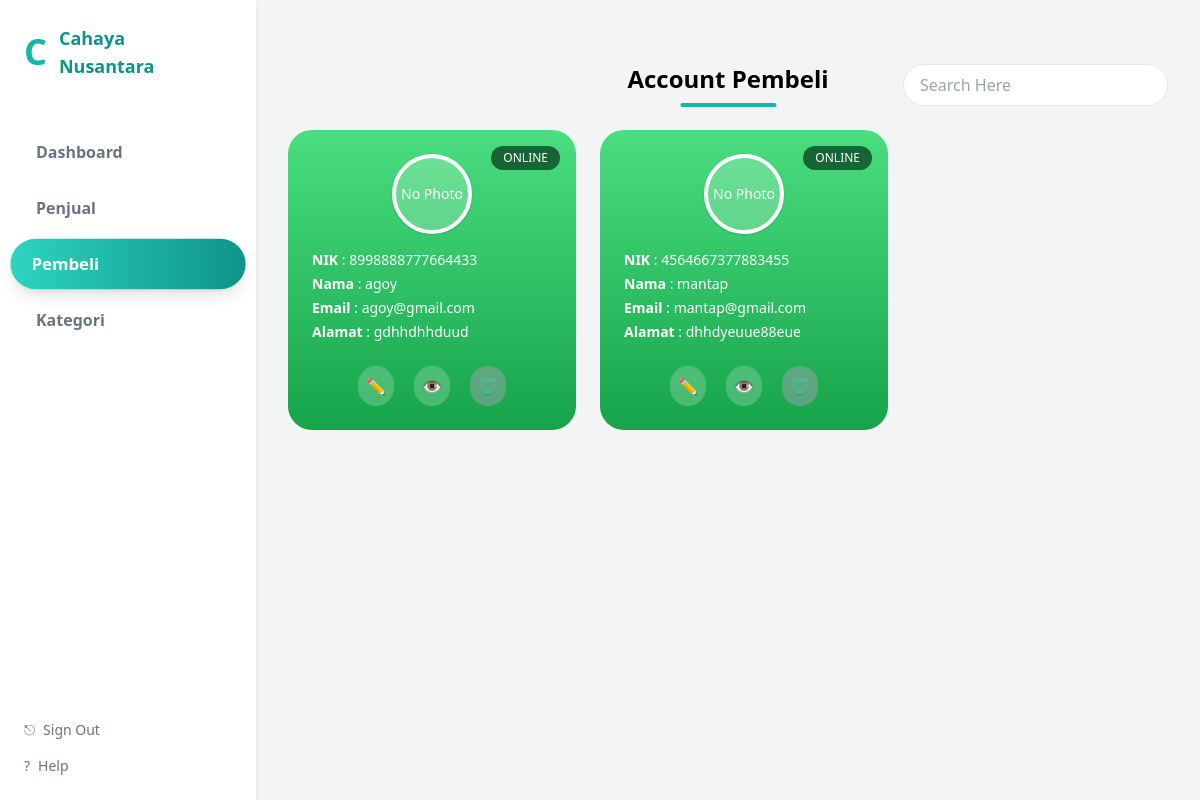
The app's page /super_admin/pembeli.php, older data.
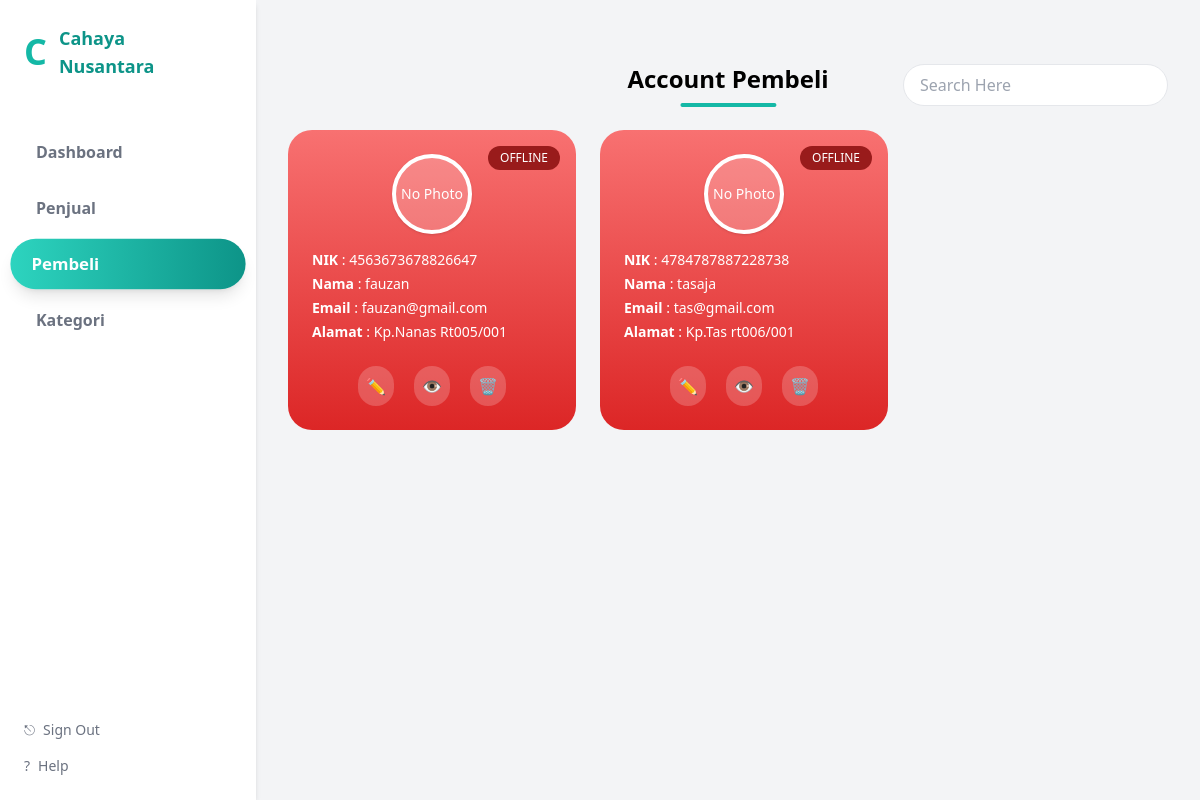
The same page, newer data.
### tables this page shows
CREATE TABLE `users` (
  `id` int NOT NULL,
  `role_id` int NOT NULL,
  `nik` char(16) NOT NULL,
  `nama` varchar(100) NOT NULL,
  `email` varchar(100) NOT NULL,
  `password` varchar(255) NOT NULL,
  `created_at` timestamp NOT NULL DEFAULT CURRENT_TIMESTAMP,
  `alamat` text,
  `foto` varchar(255) DEFAULT NULL,
  `reset_token` varchar(255) DEFAULT NULL,
  `reset_expired` datetime DEFAULT NULL,
  `status_login` enum('online','offline') DEFAULT 'offline'
);

### super_admin/pembeli.php (the view, shortened to what this page needs)
<?php
include '../config/koneksi.php';
$query = mysqli_query($conn, "
    SELECT *
    FROM users
    WHERE role_id = 3
");
?>
<!DOCTYPE html>
<html lang="id">
<head>
    <script src="https://cdn.tailwindcss.com"></script>
</head>
<body class="bg-gray-100 font-sans">
<div class="flex min-h-screen">
    <?php include '../layouts/sidebar.php'; ?>
    <main class="flex-1 p-8">
        <div class="relative flex items-center mb-6">
            <h1 class="absolute left-1/2 -translate-x-1/2 text-2xl font-semibold">
                Account Pembeli
                <span class="block w-24 h-1 bg-teal-500 mx-auto mt-2 rounded-full"></span>
            </h1>
            <div class="ml-auto flex items-center gap-4">
                <input
                    id="searchPembeli"
                    type="text"
                    placeholder="Search Here"
                    class="px-4 py-2 rounded-full border focus:outline-none">
            </div>
        </div>
        <div class="flex gap-6 flex-wrap">
            <?php while ($row = mysqli_fetch_assoc($query)) : ?>
                <?php
                $path_server = $_SERVER['DOCUMENT_ROOT'] . '/' . $row['foto'];
                $path_url    = '/' . $row['foto'];
                $ada_foto    = !empty($row['foto']) && file_exists($path_server);
                $bgCard = ($row['status_login'] === 'online')
                    ? 'bg-gradient-to-b from-green-400 to-green-600'
                    : 'bg-gradient-to-b from-red-400 to-red-600';
                $disableHapus = (
                    $row['status_login'] === 'online' ||
                    $row['id'] == $_SESSION['user_id']
                );
                ?>
                <div id="pembeli-<?= $row['id'] ?>"
                     class="pembeli-card relative w-72 rounded-3xl p-6 text-white <?= $bgCard ?>">
                    <span id="status-<?= $row['id'] ?>"
                          class="absolute top-4 right-4 text-xs px-3 py-1 rounded-full
                          <?= $row['status_login'] === 'online' ? 'bg-green-800' : 'bg-red-800' ?>">
                        <?= strtoupper($row['status_login']) ?>
                    </span>
                    <div class="flex justify-center mb-4">
                        <div class="w-20 h-20 rounded-full border-4 border-white shadow
                                    flex items-center justify-center bg-white/20 overflow-hidden">
                            <?php if ($ada_foto): ?>
                                <img src="<?= $path_url ?>" class="w-full h-full object-cover">
                            <?php else: ?>
                                <span class="text-sm">No Photo</span>
                            <?php endif; ?>
                        </div>
                    </div>
                    <div class="text-sm space-y-1">
                        <p><b>NIK</b> : <?= $row['nik'] ?></p>
                        <p><b>Nama</b> : <?= $row['nama'] ?></p>
                        <p><b>Email</b> : <?= $row['email'] ?></p>
                        <p><b>Alamat</b> : <?= $row['alamat'] ?: '-' ?></p>
                    </div>
                    <div class="flex justify-center gap-5 mt-6">
                        <a href="edit_pembeli.php?id=<?= $row['id'] ?>"
                           class="p-2 rounded-full bg-white/20 hover:bg-yellow-400">✏️</a>
                        <a href="detail_pembeli.php?id=<?= $row['id'] ?>"
                           class="p-2 rounded-full bg-white/20 hover:bg-blue-400">👁️</a>
                        <button data-id="<?= $row['id'] ?>"
                                class="btn-hapus p-2 rounded-full
                                <?= $disableHapus
                                    ? 'bg-gray-400 cursor-not-allowed opacity-50'
                                    : 'bg-white/20 hover:bg-red-500' ?>"
                                <?= $disableHapus ? 'disabled' : '' ?>>
                            🗑️
                        </button>
                    </div>
                </div>
            <?php endwhile; ?>
        </div>
    </main>
</div>

Row changes from the older to the newer data that the page shows:
removed users: status_login "ONLINE", shows "No Photo", nik "8998888777664433", nama "agoy", email "agoy@gmail.com", alamat "gdhhdhhduud"
removed users: status_login "ONLINE", shows "No Photo", nik "4564667377883455", nama "mantap", email "mantap@gmail.com", alamat "dhhdyeuue88eue"
added users: status_login "OFFLINE", shows "No Photo", nik "4563673678826647", nama "fauzan", email "fauzan@gmail.com", alamat "Kp.Nanas Rt005/001"
added users: status_login "OFFLINE", shows "No Photo", nik "4784787887228738", nama "tasaja", email "tas@gmail.com", alamat "Kp.Tas rt006/001"
